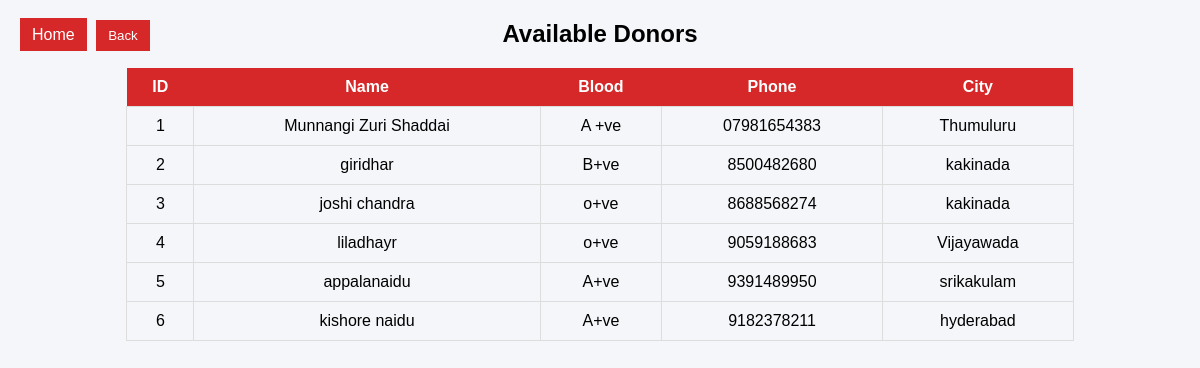
The page /donors on the database its author committed.
### tables this page shows
CREATE TABLE donors(
        id INTEGER PRIMARY KEY AUTOINCREMENT,
        name TEXT,
        blood_group TEXT,
        phone TEXT,
        city TEXT
    );

### app.py (the view)
@app.route("/donors")
def donors():
    conn = sqlite3.connect("database.db")
    cur = conn.cursor()
    cur.execute("SELECT * FROM donors")
    data = cur.fetchall()
    conn.close()
    return render_template("donors.html", donors=data)

### templates/donors.html (shortened to what this page needs)
<!DOCTYPE html>
<html>
<head>
<link rel="stylesheet" href="{{ url_for('static', filename='style.css') }}">
</head>
<body>
<div class="top-buttons">
<a href="/" class="btn">Home</a>
<button onclick="history.back()" class="btn">Back</button>
</div>
<h2>Available Donors</h2>
<table>
<tr>
<th>ID</th>
<th>Name</th>
<th>Blood</th>
<th>Phone</th>
<th>City</th>
</tr>
{% for donor in donors %}
<tr>
<td>{{ donor[0] }}</td>
<td>{{ donor[1] }}</td>
<td>{{ donor[2] }}</td>
<td>{{ donor[3] }}</td>
<td>{{ donor[4] }}</td>
</tr>
{% endfor %}
</table>
</body>
</html>

### static/style.css (style rules this page uses)
body { font-family:Arial; background:#f4f6f9; text-align:center; }
button { background:#d62828; color:white; padding:10px; border:none; cursor:pointer; }
table { margin:auto; border-collapse:collapse; width:80%; }
th { background:#d62828; color:white; padding:10px; }
td { padding:10px; border:1px solid #ddd; }
.top-buttons { position:absolute; top:20px; left:20px; }
.btn { background:#d62828; color:white; padding:8px 12px; text-decoration:none; margin-right:5px; }

### rows shown on the page
donors: id "1", name "Munnangi Zuri Shaddai", blood_group "A +ve", phone "07981654383", city "Thumuluru"
donors: id "2", name "giridhar", blood_group "B+ve", phone "8500482680", city "kakinada"
donors: id "3", name "joshi chandra", blood_group "o+ve", phone "8688568274", city "kakinada"
donors: id "4", name "liladhayr", blood_group "o+ve", phone "9059188683", city "Vijayawada"
donors: id "5", name "appalanaidu", blood_group "A+ve", phone "9391489950", city "srikakulam"
donors: id "6", name "kishore naidu", blood_group "A+ve", phone "9182378211", city "hyderabad"
